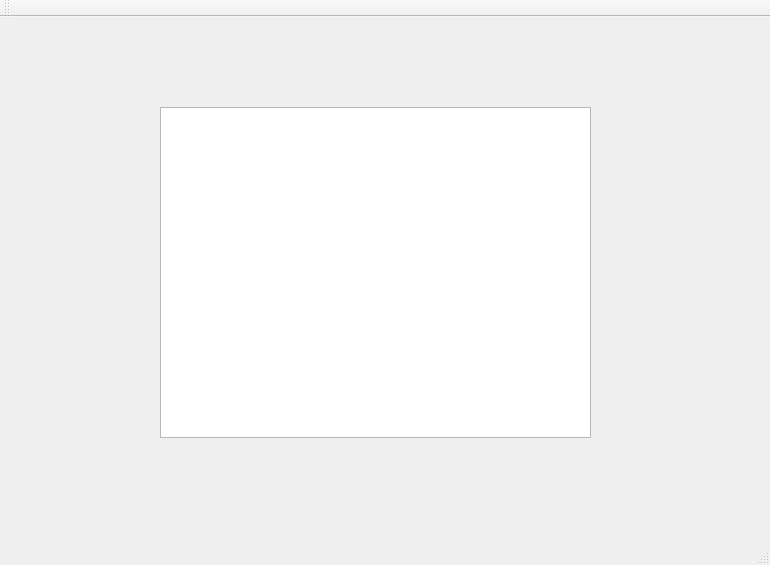
<?xml version="1.0" encoding="UTF-8"?>
<ui version="4.0">
 <class>MainWindow</class>
 <widget class="QMainWindow" name="MainWindow">
  <property name="geometry">
   <rect>
    <x>0</x>
    <y>0</y>
    <width>770</width>
    <height>565</height>
   </rect>
  </property>
  <property name="windowTitle">
   <string>MainWindow</string>
  </property>
  <widget class="QWidget" name="centralWidget">
   <widget class="QGraphicsView" name="ImageGraphic">
    <property name="geometry">
     <rect>
      <x>160</x>
      <y>90</y>
      <width>431</width>
      <height>331</height>
     </rect>
    </property>
   </widget>
  </widget>
  <widget class="QMenuBar" name="menuBar">
   <property name="geometry">
    <rect>
     <x>0</x>
     <y>0</y>
     <width>770</width>
     <height>26</height>
    </rect>
   </property>
  </widget>
  <widget class="QToolBar" name="mainToolBar">
   <attribute name="toolBarArea">
    <enum>TopToolBarArea</enum>
   </attribute>
   <attribute name="toolBarBreak">
    <bool>false</bool>
   </attribute>
  </widget>
  <widget class="QStatusBar" name="statusBar"/>
 </widget>
 <layoutdefault spacing="6" margin="11"/>
 <resources/>
 <connections/>
</ui>
